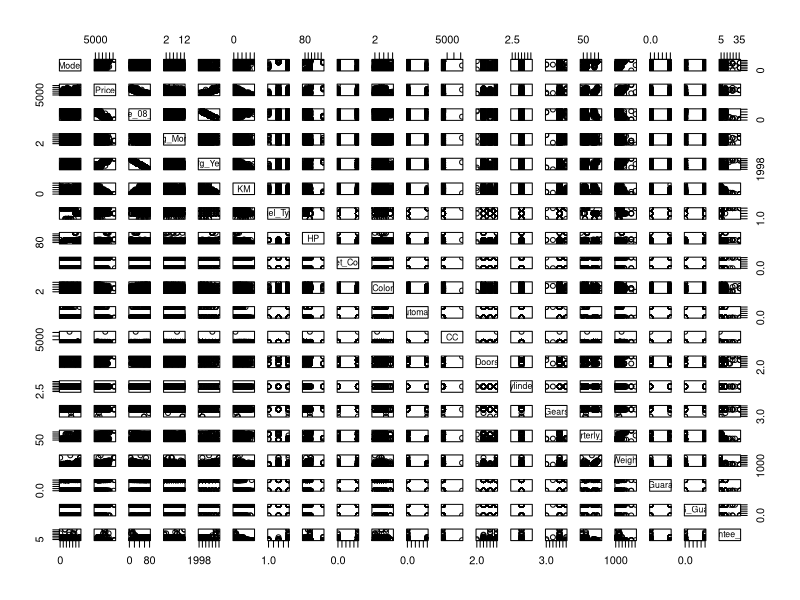

Generate this figure with R:
# 2.11

Toyota <- read.csv("ToyotaCorolla.csv", header = T)
str(Toyota)

# (a) 시각화 기능을 이용해 상관성이 큰 변수쌍을 찾으시오.

# 우선 View()를 통해 데이터셋을 봤다.
View(Toyota)
dim(Toyota)

plot(Toyota[,2:21])

Toyota$Model <- as.numeric(Toyota$Model)

##### (b) -i

set.seed(1234)

# 우리가 바꿔야 하는 범주형 변수 Metalic, Fuel_Type

# Metallic은 이미 전환이 끝남

# Fuel_Type 를 바꿔보자
Ch_Fuel_Type <- model.matrix(~0 + Toyota$Fuel_Type, data = Toyota)
Ch_Fuel_Type <- as.data.frame(Ch_Fuel_Type)
str(Ch_Fuel_Type)
t(t(names(Ch_Fuel_Type)))
head(Ch_Fuel_Type)

# Model 변수와 Fuel_Type 변수를 지우고 새로 만든 변수들을 집어넣자

Toyota_NEW <-cbind(Toyota[,-c(2,8)],Ch_Fuel_Type)
str(Toyota_NEW)


#### + 덧붙임. 다르게 만든 거

nnrow<-dim(Toyota)[1]
nnrow
nncol<-dim(Toyota)[2]
nncol

levels(Toyota$Fuel_Type)
# Fuel_Type은 3가지의 변수가 있었다. Diesel, Petrol, CNG
# 이들을 각각의 3변수를 만들어, 그곳에 맞는 값들만 1이 형성되도록
# 만들 거다.


# 우선 더미 변수를 만들어 공간을 확보한다.

dummy_D<-rep(0,nnrow)
dummy_P<-rep(0,nnrow)
dummy_C<-rep(0,nnrow)


D_index <- which(Toyota$Fuel_Type=="Diesel")
P_index <- which(Toyota$Fuel_Type=="Petrol")
C_index <- which(Toyota$Fuel_Type=="CNG")

# 더미 파일은 지금 빈 상태
# index는 몇 번째 해당 단어가 있는지 알려주는 것이므로
# 해당 index 마다 1을 넣는다고 하면

dummy_D[D_index] <-1
dummy_P[P_index] <-1
dummy_C[C_index] <-1

# 얘네들만 다시 만든다.

Fuel <- data.frame(dummy_C,dummy_D, dummy_P)
names(Fuel) <- c("Fuel_CNG","Fuel_Diesel","Fuel_Petrol")
Fuel
str(Fuel)

# Fuel 이라는 데이터 프레임 안에 CNG, Diesel, Petrol 컬럼이 있다.
# 이 데이터를 원 데이터인 Toyota와 섞으면...

# 이왕 없애는 김에 id, Fuel_Type도 없앨까?
# id = 1, Fuel_Type = 8 번째니까

Toyota_New <- cbind(Toyota[,-c(1,8)], Fuel)
str(Toyota_New)

View(Toyota_New)

Toyota_New$Model<-factor(Toyota_New$Model)
class(Toyota_New$Model)
levels(Toyota_New$Model)

#### (b) -ii

### Hmmmm...데이터를 나눠야 한다.

####### 교재용 #######

# 학습데이터(50%)
trn<- sample(rownames(Toyota_New), dim(Toyota_New)[1]*0.5)
trn.data <-Toyota_New[trn,]
# 검증데이터(30%)
val<- sample(setdiff(rownames(Toyota_New), trn),dim(Toyota_New)[1]*0.3)
val.data <-Toyota_New[val,] 
# 평가데이터(20%)
test <-setdiff(rownames(Toyota_New),union(trn,val))
test.data<- Toyota_New[test,]


###이건 따로 찾아본 거###


# 학습데이터(50%)
trn_tyt<-sample(1:nnrow, round(0.5*nnrow))
Toyota_Trn<- Toyota_New[trn_tyt,]
# 검증데이터(30%)
val_tyt<- sample(setdiff(1:nnrow, trn_tyt), round(0.3*nnrow))
Toyota_Val<- Toyota_New[val_tyt,]
#평가데이터
test_tyt<- setdiff(1:nnrow, union(trn_tyt,val_tyt))
Toyota_Test<-Toyota_New[test_tyt,]

